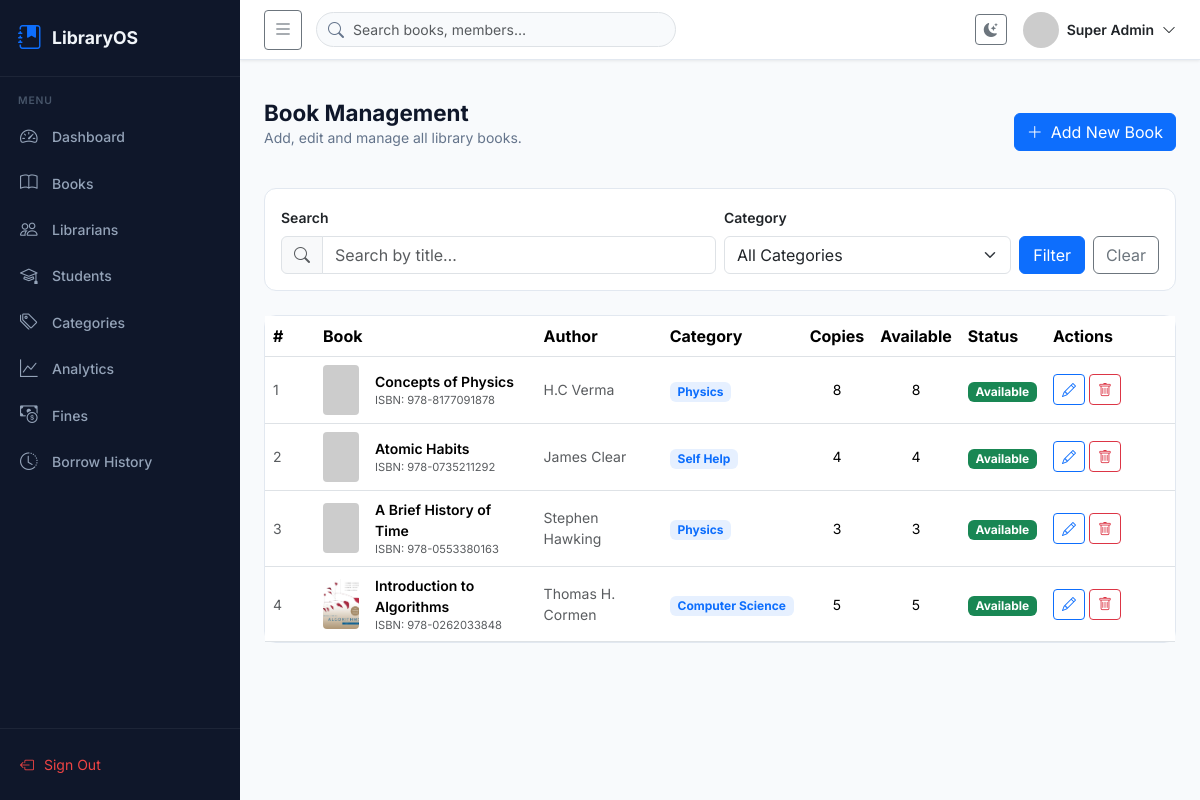
Screenshot of /admin/books (signed in) with the database file from the repository.
### models/core.py (models this page shows, shortened)
class User(db.Model, UserMixin):
    __tablename__ = "users"
    id             = db.Column(db.Integer, primary_key=True)
    full_name      = db.Column(db.String(120), nullable=False)
    email          = db.Column(db.String(150), unique=True, nullable=False, index=True)
    password_hash  = db.Column(db.String(256), nullable=False)
    phone          = db.Column(db.String(15))
    avatar         = db.Column(db.String(255), default="default_avatar.png")
    role_id        = db.Column(db.Integer, db.ForeignKey("roles.id"), nullable=False)
    role           = db.relationship("Role", back_populates="users")
    student_id     = db.Column(db.String(50), unique=True, nullable=True)
    department     = db.Column(db.String(100))
    semester       = db.Column(db.Integer)
    is_active      = db.Column(db.Boolean, default=True, nullable=False)
    email_verified = db.Column(db.Boolean, default=False)
    reset_token        = db.Column(db.String(256), nullable=True)
    reset_token_expiry = db.Column(db.DateTime, nullable=True)
    created_at     = db.Column(db.DateTime, default=lambda: datetime.now(timezone.utc))
    updated_at     = db.Column(db.DateTime, default=lambda: datetime.now(timezone.utc),
                               onupdate=lambda: datetime.now(timezone.utc))
    borrow_records = db.relationship("BorrowRecord", back_populates="user",
                                     foreign_keys="BorrowRecord.user_id", lazy="dynamic")
    reservations   = db.relationship("Reservation", back_populates="user",
                                     foreign_keys="Reservation.user_id", lazy="dynamic")
    wishlist       = db.relationship("Wishlist", back_populates="user",
                                     foreign_keys="Wishlist.user_id", lazy="dynamic")
    notifications  = db.relationship("Notification", back_populates="user",
                                     foreign_keys="Notification.user_id", lazy="dynamic")
    fine_payments  = db.relationship("FinePayment", back_populates="user",
                                     foreign_keys="FinePayment.user_id", lazy="dynamic")
    activity_logs  = db.relationship("ActivityLog", back_populates="user",
                                     foreign_keys="ActivityLog.user_id", lazy="dynamic")
    @property
    def is_super_admin(self):
        return self.role.name == "super_admin"

class Book(db.Model):
    __tablename__ = "books"
    id               = db.Column(db.Integer, primary_key=True)
    title            = db.Column(db.String(255), nullable=False, index=True)
    isbn             = db.Column(db.String(20), unique=True, nullable=True)
    description      = db.Column(db.Text)
    cover_image      = db.Column(db.String(255), default="default_cover.png")
    qr_code          = db.Column(db.String(255))
    total_copies     = db.Column(db.Integer, default=1, nullable=False)
    available_copies = db.Column(db.Integer, default=1, nullable=False)
    publisher        = db.Column(db.String(150))
    published_year   = db.Column(db.Integer)
    language         = db.Column(db.String(50), default="English")
    pages            = db.Column(db.Integer)
    edition          = db.Column(db.String(50))
    location         = db.Column(db.String(100))
    category_id      = db.Column(db.Integer, db.ForeignKey("categories.id"), nullable=False)
    author_id        = db.Column(db.Integer, db.ForeignKey("authors.id"), nullable=False)
    category         = db.relationship("Category", back_populates="books")
    author           = db.relationship("Author", back_populates="books")
    borrow_records   = db.relationship("BorrowRecord", back_populates="book", lazy="dynamic")
    reservations     = db.relationship("Reservation", back_populates="book", lazy="dynamic")
    wishlist_entries = db.relationship("Wishlist", back_populates="book", lazy="dynamic")
    created_at       = db.Column(db.DateTime, default=lambda: datetime.now(timezone.utc))
    @property
    def is_available(self):
        return self.available_copies > 0
    @property
    def is_low_stock(self):
        if self.total_copies == 0:
            return True
        return (self.available_copies / self.total_copies) < 0.2

class Author(db.Model):
    __tablename__ = "authors"
    id    = db.Column(db.Integer, primary_key=True)
    name  = db.Column(db.String(150), nullable=False, index=True)
    bio   = db.Column(db.Text)
    books = db.relationship("Book", back_populates="author", lazy="dynamic")

class Category(db.Model):
    __tablename__ = "categories"
    id          = db.Column(db.Integer, primary_key=True)
    name        = db.Column(db.String(100), unique=True, nullable=False)
    description = db.Column(db.Text)
    icon        = db.Column(db.String(50), default="bi-book")
    books       = db.relationship("Book", back_populates="category", lazy="dynamic")

### routes/admin.py (the view)
@admin_bp.route("/books")
@login_required
@admin_required
def books():
    page        = request.args.get("page", 1, type=int)
    search      = request.args.get("search", "")
    category_id = request.args.get("category", None, type=int)
    per_page    = 10
    pagination  = get_books_paginated(page, per_page, search, category_id)
    categories  = Category.query.order_by(Category.name).all()
    return render_template(
        "admin/books.html",
        pagination  = pagination,
        books       = pagination.items,
        categories  = categories,
        search      = search,
        category_id = category_id,
    )

### app.py (called while the page is built)
def _configure_login_manager(app):
    login_manager.init_app(app)
    login_manager.login_view = "auth.login"
    login_manager.login_message = "Please log in to access this page."
    login_manager.login_message_category = "warning"
    @login_manager.user_loader
    def load_user(user_id):
        return db.session.get(User, int(user_id))

### routes/admin.py (called while the page is built)
def admin_required(f):
    from functools import wraps
    @wraps(f)
    def decorated(*args, **kwargs):
        if not current_user.is_authenticated or not current_user.is_super_admin:
            abort(403)
        return f(*args, **kwargs)
    return decorated

### services/book_service.py (called while the page is built)
def get_books_paginated(page: int, per_page: int, search: str = "",
                        category_id: int = None):
    query = Book.query
    if search:
        query = query.filter(
            Book.title.ilike(f"%{search}%")
        )
    if category_id:
        query = query.filter_by(category_id=category_id)
    return query.order_by(Book.created_at.desc()).paginate(
        page=page, per_page=per_page, error_out=False
    )

### templates/admin/books.html (shortened to what this page needs)
{% extends "shared/base.html" %}
{% block content %}
<div class="d-flex justify-content-between align-items-center mb-4">
  <div>
    <h1 class="page-title mb-0">Book Management</h1>
    <p class="page-subtitle">Add, edit and manage all library books.</p>
  </div>
  <a href="{{ url_for('admin.book_add') }}" class="btn btn-primary">
    <i class="bi bi-plus-lg me-2"></i>Add New Book
  </a>
</div>
<div class="card p-3 mb-4">
  <form method="GET" class="row g-2 align-items-end">
    <div class="col-md-6">
      <label class="form-label small fw-semibold">Search</label>
      <div class="input-group">
        <span class="input-group-text bg-light">
          <i class="bi bi-search text-muted"></i>
        </span>
        <input type="text" name="search" value="{{ search }}"
               class="form-control" placeholder="Search by title…" />
      </div>
    </div>
    <div class="col-md-4">
      <label class="form-label small fw-semibold">Category</label>
      <select name="category" class="form-select">
        <option value="">All Categories</option>
      </select>
    </div>
    <div class="col-md-2 d-flex gap-2">
      <button type="submit" class="btn btn-primary w-100">Filter</button>
      <a href="{{ url_for('admin.books') }}"
         class="btn btn-outline-secondary w-100">Clear</a>
    </div>
  </form>
</div>
<div class="card">
  <div class="table-responsive">
    <table class="table align-middle mb-0">
      <thead>
        <tr>
          <th style="width:50px">#</th>
          <th>Book</th>
          <th>Author</th>
          <th>Category</th>
          <th class="text-center">Copies</th>
          <th class="text-center">Available</th>
          <th>Status</th>
          <th style="width:130px">Actions</th>
        </tr>
      </thead>
      <tbody>
        {% for book in books %}
        <tr>
          <td class="text-muted small">
            {{ loop.index + (pagination.page - 1) * 10 }}
          </td>
          <td>
            <div class="d-flex align-items-center gap-3">
              <img
                src="{{ url_for('static', filename='uploads/' ~ book.cover_image) }}"
                alt="cover" width="36" height="50"
                style="object-fit:cover;border-radius:4px;"
                onerror="this.src='https://placehold.co/36x50/4f46e5/fff?text=📖'" />
              <div>
                <div class="fw-semibold small">
                  {{ book.title[:40] }}
                </div>
                {% if book.isbn %}
                  <div class="text-muted" style="font-size:.7rem">
                    ISBN: {{ book.isbn }}
                  </div>
                {% endif %}
              </div>
            </div>
          </td>
          <td class="small text-muted">{{ book.author.name }}</td>
          <td>
            <span class="badge bg-primary bg-opacity-10 text-primary">
              {{ book.category.name }}
            </span>
          </td>
          <td class="small text-center">{{ book.total_copies }}</td>
          <td class="small text-center">{{ book.available_copies }}</td>
          <td>
            {% if book.is_available %}
              <span class="badge bg-success">Available</span>
            {% else %}
              <span class="badge bg-danger">Unavailable</span>
            {% endif %}
          </td>
          <td>
            <div class="d-flex gap-1">
              <a href="{{ url_for('admin.book_edit', book_id=book.id) }}"
                 class="btn btn-sm btn-outline-primary" title="Edit">
                <i class="bi bi-pencil"></i>
              </a>
              <form method="POST"
                    action="{{ url_for('admin.book_delete', book_id=book.id) }}"
                    onsubmit="return confirm('Delete this book? This cannot be undone.')">
                <button type="submit"
                        class="btn btn-sm btn-outline-danger"
                        title="Delete">
                  <i class="bi bi-trash"></i>
                </button>
              </form>
            </div>
          </td>
        </tr>
        {% endfor %}
      </tbody>
    </table>
  </div>
</div>
{% endblock %}

### templates/shared/base.html (shortened to what this page needs)
<!DOCTYPE html>
<html lang="en" data-bs-theme="light">
<head>
  <link rel="stylesheet" href="https://cdn.jsdelivr.net/npm/bootstrap@5.3.3/dist/css/bootstrap.min.css" />
  <link rel="stylesheet" href="https://cdn.jsdelivr.net/npm/bootstrap-icons@1.11.3/font/bootstrap-icons.min.css" />
  <link rel="stylesheet" href="{{ url_for('static', filename='css/main.css') }}" />
</head>
<body>
{% if current_user.is_authenticated %}
<nav class="sidebar" id="sidebar">
  <div class="sidebar-brand">
    <i class="bi bi-journal-bookmark-fill text-primary fs-4"></i>
    <span class="brand-text">LibraryOS</span>
  </div>
  <div class="sidebar-section-label">MENU</div>
  <ul class="sidebar-nav">
    {% if current_user.is_super_admin %}
      {% include "shared/_sidebar_admin.html" %}
    {% elif current_user.is_librarian %}
      {% include "shared/_sidebar_librarian.html" %}
    {% else %}
      {% include "shared/_sidebar_student.html" %}
    {% endif %}
  </ul>
  <div class="sidebar-bottom">
    <a href="{{ url_for('auth.logout') }}" class="sidebar-logout">
      <i class="bi bi-box-arrow-left"></i> Sign Out
    </a>
  </div>
</nav>
<div class="main-content" id="mainContent">
  <header class="topbar">
    <button class="btn btn-sm btn-outline-secondary" id="sidebarToggle">
      <i class="bi bi-list fs-5"></i>
    </button>
    <div class="topbar-search">
      <i class="bi bi-search"></i>
      <input type="text" placeholder="Search books, members…" class="form-control" />
    </div>
    <div class="topbar-right ms-auto d-flex align-items-center gap-3">
      <button class="btn btn-sm btn-outline-secondary" id="themeToggle">
        <i class="bi bi-moon-stars-fill" id="themeIcon"></i>
      </button>
      <div class="dropdown">
        <button class="btn p-0 border-0 d-flex align-items-center gap-2" data-bs-toggle="dropdown">
          <img src="https://ui-avatars.com/api/?name={{ current_user.full_name|urlencode }}&background=4f46e5&color=fff&size=36"
               alt="avatar" class="avatar-sm rounded-circle" />
          <span class="d-none d-md-inline small fw-semibold">{{ current_user.full_name }}</span>
          <i class="bi bi-chevron-down small"></i>
        </button>
      </div>
    </div>
  </header>
  <div class="flash-container px-4 pt-3">
  </div>
  <main class="page-body px-4 pb-4">
    {% block content %}{% endblock %}
  </main>
</div>
{% endif %}
</body>
</html>

### static/css/main.css (style rules this page uses)
:root { --primary: #4f46e5; --sidebar-bg: #0f172a; --sidebar-text: #94a3b8; --sidebar-w: 240px; --sidebar-w-collapsed: 68px; --topbar-h: 60px; --body-bg: #f8fafc; --card-bg: #ffffff; --border: #e2e8f0; --text-primary: #0f172a; --text-muted: #64748b; --radius: 12px; --font: 'Inter', system-ui, sans-serif; }
body { font-family: var(--font); background: var(--body-bg); color: var(--text-primary); margin: 0; }
.sidebar { position: fixed; top: 0; left: 0; width: var(--sidebar-w); height: 100vh; background: var(--sidebar-bg); display: flex; flex-direction: column; z-index: 1000; overflow: hidden; transition: width .25s ease; }
.sidebar-brand { display: flex; align-items: center; gap: 10px; padding: 20px 18px; border-bottom: 1px solid rgba(255,255,255,.06); white-space: nowrap; }
.brand-text { font-size: 1.1rem; font-weight: 700; color: #f1f5f9; }
.sidebar-section-label { font-size: .65rem; font-weight: 600; letter-spacing: .08em; color: #475569; padding: 16px 18px 6px; white-space: nowrap; }
.sidebar-nav { list-style: none; padding: 0 10px; margin: 0; flex: 1; overflow-y: auto; }
.sidebar-bottom { padding: 16px 10px; border-top: 1px solid rgba(255,255,255,.06); }
.sidebar-logout { display: flex; align-items: center; gap: 10px; color: #ef4444; font-size: .875rem; padding: 9px 10px; border-radius: 8px; text-decoration: none; white-space: nowrap; }
.main-content { margin-left: var(--sidebar-w); min-height: 100vh; transition: margin-left .25s; }
.topbar { position: sticky; top: 0; height: var(--topbar-h); background: var(--card-bg); border-bottom: 1px solid var(--border); display: flex; align-items: center; gap: 14px; padding: 0 24px; z-index: 900; box-shadow: 0 1px 3px rgba(0,0,0,.08); }
.topbar-search { position: relative; flex: 1; max-width: 360px; }
.topbar-search i { position: absolute; left: 12px; top: 50%; transform: translateY(-50%); color: var(--text-muted); }
.topbar-search .form-control { padding-left: 36px; border-radius: 20px; background: var(--body-bg); color: var(--text-primary); font-size: .875rem; }
.page-body { padding-top: 24px; }
.page-title { font-size: 1.4rem; font-weight: 700; }
.page-subtitle { font-size: .875rem; color: var(--text-muted); }
.avatar-sm { width: 36px; height: 36px; object-fit: cover; }
.card { background: var(--card-bg); border: 1px solid var(--border); border-radius: var(--radius); }

### rows the page displays
User: full_name "Super Admin"
Book: title "Concepts of Physics", isbn "978-8177091878", author.name "H.C Verma", category.name "Physics", total_copies "8", available_copies "8", shows "Available"
Book: title "Atomic Habits", isbn "978-0735211292", author.name "James Clear", category.name "Self Help", total_copies "4", available_copies "4", shows "Available"
Book: title "A Brief History of Time", isbn "978-0553380163", author.name "Stephen Hawking", category.name "Physics", total_copies "3", available_copies "3", shows "Available"
Book: cover_image (picture), title "Introduction to Algorithms", isbn "978-0262033848", author.name "Thomas H. Cormen", category.name "Computer Science", total_copies "5", available_copies "5", shows "Available"
